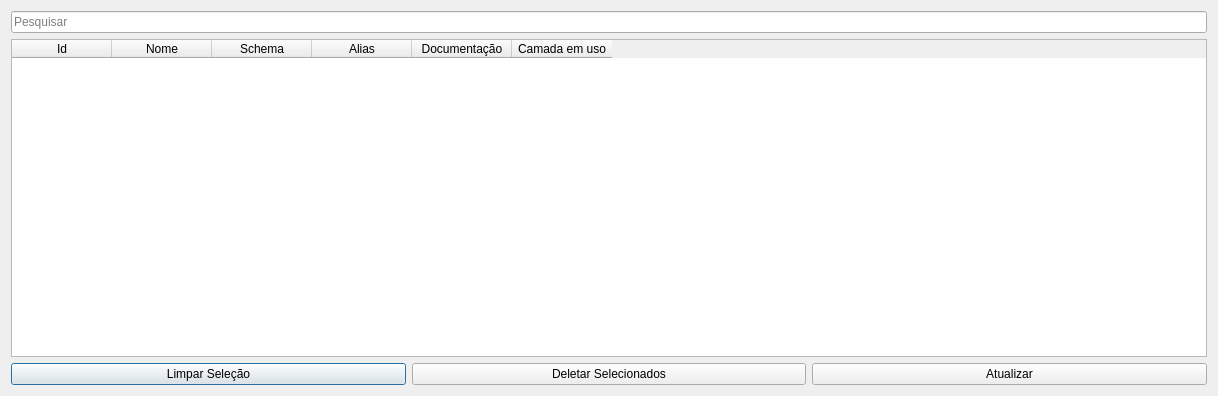
<?xml version="1.0" encoding="UTF-8"?>
<ui version="4.0">
 <class>Dialog</class>
 <widget class="QDialog" name="Dialog">
  <property name="geometry">
   <rect>
    <x>0</x>
    <y>0</y>
    <width>1218</width>
    <height>396</height>
   </rect>
  </property>
  <property name="windowTitle">
   <string>Configurar Camadas</string>
  </property>
  <layout class="QGridLayout" name="gridLayout">
   <item row="0" column="0">
    <widget class="QLineEdit" name="searchLe">
     <property name="placeholderText">
      <string>Pesquisar</string>
     </property>
    </widget>
   </item>
   <item row="1" column="0">
    <widget class="QTableWidget" name="tableWidget">
     <column>
      <property name="text">
       <string>Id</string>
      </property>
     </column>
     <column>
      <property name="text">
       <string>Nome</string>
      </property>
     </column>
     <column>
      <property name="text">
       <string>Schema</string>
      </property>
     </column>
     <column>
      <property name="text">
       <string>Alias</string>
      </property>
     </column>
     <column>
      <property name="text">
       <string>Documentação</string>
      </property>
     </column>
     <column>
      <property name="text">
       <string>Camada em uso</string>
      </property>
     </column>
    </widget>
   </item>
   <item row="2" column="0">
    <layout class="QHBoxLayout" name="horizontalLayout">
     <item>
      <widget class="QPushButton" name="clearSelectionBtn">
       <property name="text">
        <string>Limpar Seleção</string>
       </property>
      </widget>
     </item>
     <item>
      <widget class="QPushButton" name="delBtn">
       <property name="text">
        <string>Deletar Selecionados</string>
       </property>
      </widget>
     </item>
     <item>
      <widget class="QPushButton" name="saveBtn">
       <property name="text">
        <string>Atualizar</string>
       </property>
      </widget>
     </item>
    </layout>
   </item>
  </layout>
 </widget>
 <resources/>
 <connections/>
</ui>
